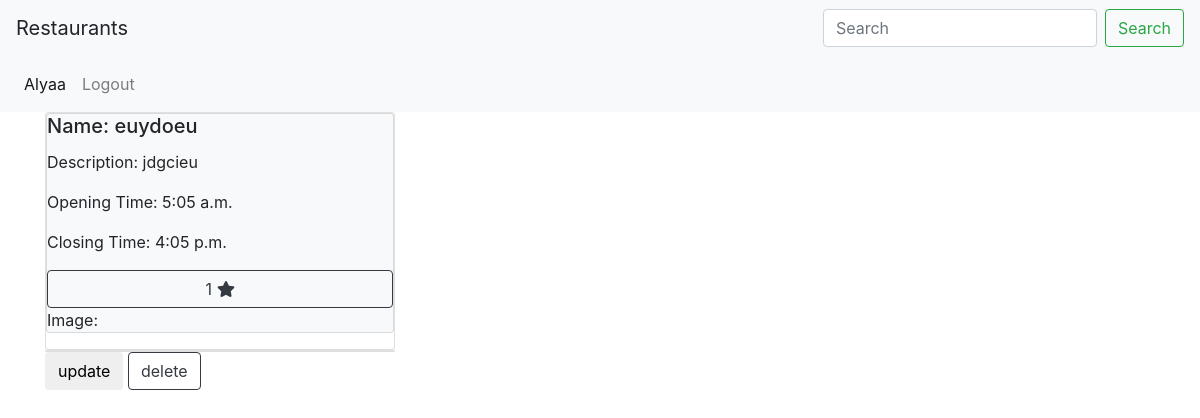
The app's page /details/13/ (signed in) with its own data.
### restaurants/models.py (models this page shows, shortened)
class Restaurant(models.Model):
	name = models.CharField(max_length=200)
	description = models.TextField(max_length=500)
	image = models.ImageField(null=True, blank=True)
	opening_time = models.TimeField()
	closing_time = models.TimeField()
	owner = models.ForeignKey(User, on_delete=models.CASCADE, null=True)

### restaurants/views.py (the view)
# urls.py: path('details/<int:y>/', views.detail, name="restaurant_detail"),
def detail(request, y):
	restaurant_object = Restaurant.objects.get(id=y)
	items = Item.objects.filter(restaurant=restaurant_object)
	favourite_rest=[]
	favourites=request.user.favourite_set.all()
	for favourite in favourites:
		favourite_rest.append(favourite.restaurant)
	context= {
		'x': restaurant_object,
		'items': items,
		'favourite_rest':favourite_rest
	}
	return render (request, 'detailR.html', context)

### restaurants/templates/detailR.html (shortened to what this page needs)
{% extends "base.html" %}
{% block details %}
<div class="container">
	<div class="row">
		<div class="col-md-4">
			<div class="card">
				<div class="card bg-light mb-3">
				    <h5 class="card-title">Name: {{x.name}}</h5>
				    <p class="card-text">Description: {{x.description}}</p>
				    <p class="card-text">Opening Time: {{x.opening_time}}</p>
				    <p class="card-text">Closing Time: {{x.closing_time}}</p>
				    <button type="button" class="btn btn-outline-dark" onclick="i_clicked({{x.id}})">
						<span id="star-number">{{x.favourite_set.count}}</span>
						<i id="star-color" class="fas fa-star {%if x in favourite_rest %}text-warning{%endif%}"></i>
					</button>
				    <p class="card-text">Image: </p>
				</div>
			</div>
		</div>
	</div>
</div>
<div class="container">
	<div class="row">
		<div class="col-md-4">
			<div class="card">
			</div>
		</div>
	</div>
</div>
<div class="container">
	<div class="row">
		<div class="col-sm">
			<a href="{% url 'update_form' restaurant_id=x.id %}"><button type="button" class="btn btn-outline-sucsess">update</button></a>
			<a href="{% url 'delete' restaurant_id=x.id %}"><button type="button" class="btn btn-outline-dark">delete</button></a>
		</div>
	</div>
</div>
{% endblock details %}

### restaurants/templates/base.html (shortened to what this page needs)
<!DOCTYPE html>
<html>
<head>
	<link rel="stylesheet" href="https://maxcdn.bootstrapcdn.com/bootstrap/4.0.0/css/bootstrap.min.css">
</head>
<body>
	<nav class="navbar navbar-light bg-light justify-content-between">
		<a class="navbar-brand">Restaurants</a>
			<form class="form-inline" action="{% url 'restaurant_list' %}" method="GET">
				<input class="form-control mr-sm-2" type="search" placeholder="Search" aria-label="Search" name="q">
				<input class="btn btn-outline-success my-2 my-sm-0" type="submit" value="Search" />
			</form>
	</nav>
	<nav class="navbar navbar-expand-lg navbar-light bg-light">
	  <div class="collapse navbar-collapse" id="navbarTogglerDemo01">
	    <ul class="navbar-nav mr-auto mt-2 mt-lg-0">
	    	{% if request.user.is_authenticated %}
		      <li class="nav-item active">
		        <a class="nav-link" href="#">{{request.user}}</a>
		      </li>
		      <li class="nav-item">
		        <a class="nav-link" href="{% url 'logout' %}">Logout</a>
		      </li>
	      	{% endif %}
	    </ul>
	  </div>
	</nav>
	{% block details %}
	{% endblock details %}
</body>
</html>

### records on screen
Restaurant: name "euydoeu", description "jdgcieu", opening_time "5:05 a.m.", closing_time "4:05 p.m.", favourite_set.count "1"

### other values on screen
{{ request.user }} "Alyaa"
